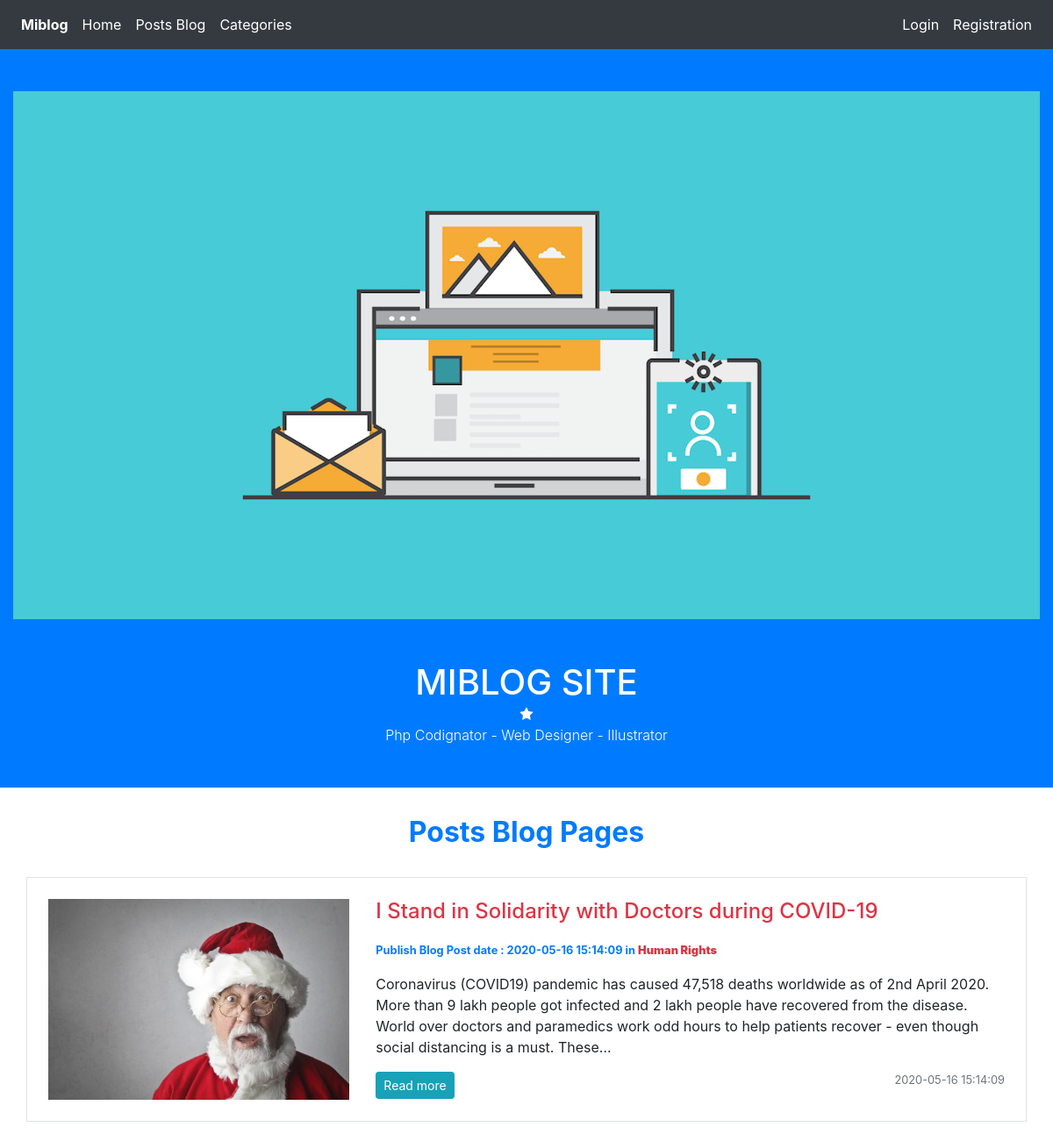
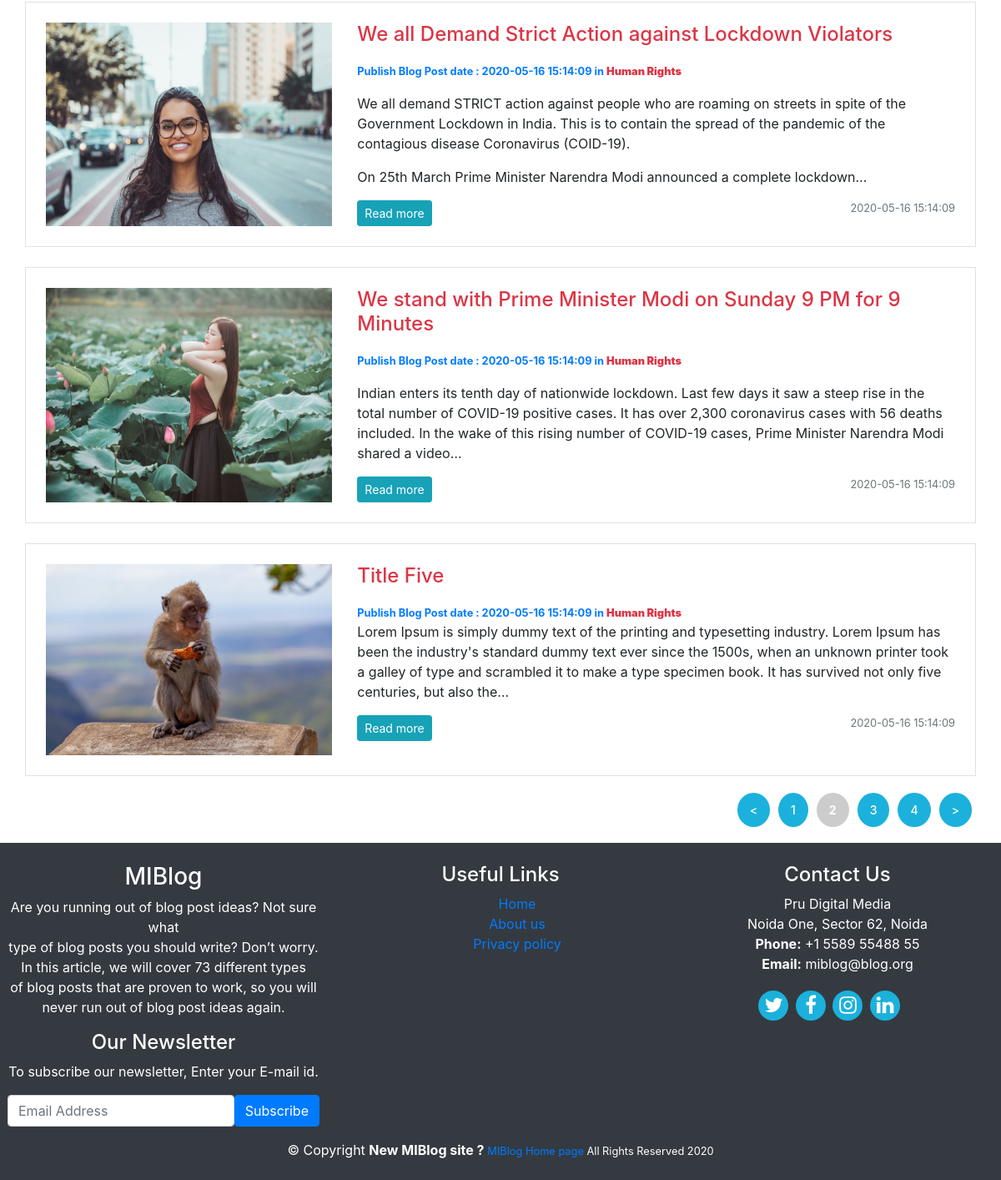
The page /posts/index/4 on the database its author committed (2 pictures, top to bottom).
### tables this page shows
CREATE TABLE `posts` (
  `id` int(11) NOT NULL,
  `category_id` int(11) NOT NULL,
  `user_id` int(11) NOT NULL,
  `title` varchar(255) NOT NULL,
  `slug` varchar(255) NOT NULL,
  `body` text NOT NULL,
  `post_image` varchar(255) NOT NULL,
  `created_at` timestamp NOT NULL DEFAULT current_timestamp()
);

CREATE TABLE `categories` (
  `category_id` int(11) NOT NULL,
  `category_name` varchar(255) NOT NULL,
  `created_at` timestamp NOT NULL DEFAULT current_timestamp()
);

### application/controllers/Posts.php (called while the page is built, shortened)
<?php
	class Posts extends CI_Controller{
		public function index($offset = 0)
		{
			$config['per_page'] = 4;
			$data['title'] = "Latest Post Blog";
			$data['posts'] = $this->Post_model->get_posts(FALSE, $config['per_page'], $offset);
			$this->load->view('templates/header');
			$this->load->view('posts/index' , $data);
			$this->load->view('templates/footer');
		}
	}
?>

### index.php (called while the page is built, shortened)
<?php
require_once BASEPATH.'core/CodeIgniter.php';

### application/models/Post_model.php (called while the page is built, shortened)
<?php
	class Post_model extends CI_Model{
		public function get_posts($slug = FALSE, $limit = FALSE, $offset = FALSE){
			if($limit){
				$this->db->limit($limit, $offset);
			}
			if($slug === FALSE){
				$this->db->order_by('posts.id','DESC');
				$this->db->join('categories','categories.category_id = posts.category_id');
				$query = $this->db->get('posts');
				return $query->result_array();
			}
			$this->db->order_by('posts.id','DESC');
			$this->db->join('categories','categories.category_id = posts.category_id');
			$query = $this->db->get_where('posts',array('slug' => $slug));
			return $query->row_array();
		}
	}
?>

### application/views/posts/index.php (the view)
<div class="album py-2">
   <div class="container p-0">
   		<h2 class="text-center pb-2 text-primary font-weight-bold"> Posts Blog Pages </h2>
      	<?php foreach($posts as $post) : ?>
			 <div class="col-md-12 border p-4 pt-4 mt-4">
				<div class="row">
				   <img class="col-md-4" src="<?php echo base_url(); ?>assets/images/posts/<?php echo $post['post_image']; ?>"
						alt="post_image">
				   <div class="col-md-8 pull-right">
				   	  <h4 class="pb-2 text-danger"> <?php echo $post['title'];  ?> </h4>
					  <small class="text-primary font-weight-bold m-auto" > Publish Blog Post date : <?php echo $post['created_at'];  ?>
					  	in <strong class="text-danger"><?php echo $post['category_name']; ?></strong>
					  </small>
					  <p class="card-text"> <?php echo character_limiter($post['body'], 300) ?> </p>
					  <div class="btn-group">
						 <button type="button" class="btn btn-sm btn-info" onclick="window.location.href='<?php echo base_url() ?>posts/<?php echo $post['slug']; ?>'">Read more</button>
					  </div>
					  <small class="text-muted pull-right"><?php echo $post['created_at'];  ?></small>
					</div>
				</div>
			 </div>
         <?php endforeach; ?>
         <div class="mb-4 pb-4">
			 <div class="row pagination-links list-pagination float-right d-flex">
					<?php echo $this->pagination->create_links(); ?>
			 </div>
	     </div>
    </div>
</div>

### assets/css/style.css (style rules this page uses)
.list-pagination { font-size:14px; font-weight: 500; display: block; padding: 15px; }
.list-pagination strong { padding:10px 15px; border-radius: 50% !important; margin: 5px 5px; background-color: #ccc; color:white; }
.list-pagination a { padding:10px 15px; text-decoration: none; border-radius: 50% !important; margin: 5px 5px; background-color: #1bb1dc; color:white; }
p { position: relative ; }

### rows shown on the page
posts: post_image (picture), title "I Stand in Solidarity with Doctors during COVID-19", category.created_at "2020-05-16 15:14:09", category.category_name "Human Rights", body "Coronavirus (COVID19) pandemic has caused 47,518 deaths worldwide as of 2nd April 2020. More than 9 lakh people got infected and 2 lakh people have recovered from the disease. World over doctors and paramedics work odd hours to help patients recover - even though social distancing is a must. These…"
posts: post_image (picture), title "We all Demand Strict Action against Lockdown Violators", category.created_at "2020-05-16 15:14:09", category.category_name "Human Rights", body "We all demand STRICT action against people who are roaming on streets in spite of the Government Lockdown in India. This is to contain the spread of the pandemic of the contagious disease Coronavirus (COID-19). On 25th March Prime Minister Narendra Modi announced a complete lockdown…"
posts: post_image (picture), title "We stand with Prime Minister Modi on Sunday 9 PM for 9 Minutes", category.created_at "2020-05-16 15:14:09", category.category_name "Human Rights", body "Indian enters its tenth day of nationwide lockdown. Last few days it saw a steep rise in the total number of COVID-19 positive cases. It has over 2,300 coronavirus cases with 56 deaths included. In the wake of this rising number of COVID-19 cases, Prime Minister Narendra Modi shared a video…"
posts: post_image (picture), title "Title Five", category.created_at "2020-05-16 15:14:09", category.category_name "Human Rights", body "Lorem Ipsum is simply dummy text of the printing and typesetting industry. Lorem Ipsum has been the industry's standard dummy text ever since the 1500s, when an unknown printer took a galley of type and scrambled it to make a type specimen book. It has survived not only five centuries, but also the…"

### other values the page prints
$this->pagination->create_links() "< 1 2 3 4 >"
